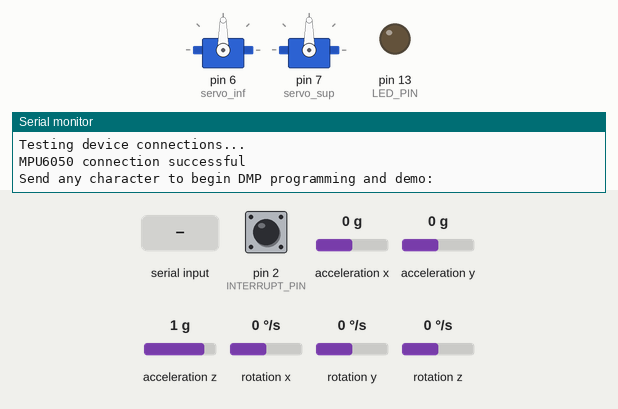
The sketch below on a simulated Arduino Uno, built with avr-gcc and run on an emulated ATmega328P. On the bench: 2 × servo, output pins drawn as LEDs (lit = HIGH), the last lines printed to the serial monitor. Dashed ring = blinking. The test bench sets the inputs (shaded band); at power-on: acceleration y 0 g, rotation z 0 °/s, acceleration z 1 g, pin 2 (INTERRUPT_PIN) LOW, acceleration x 0 g, rotation x 0 °/s, rotation y 0 °/s. The sensor or clock chip raises its interrupt line as the real part does.

Above: at 0.9 s.
1.0 s: "1" received over Serial
At 1.57 s:
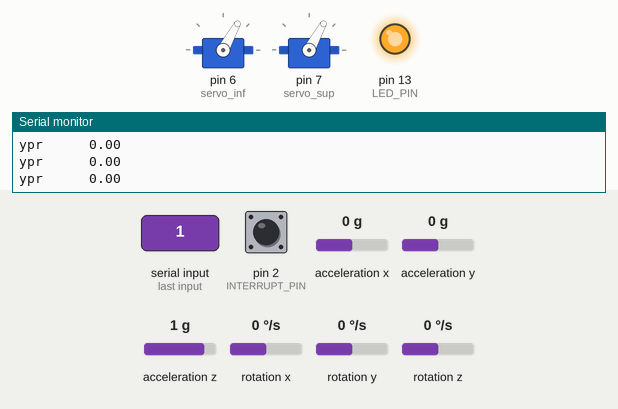
At 2.2 s:
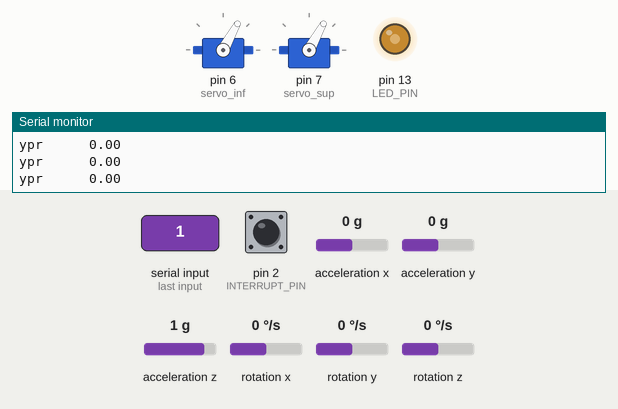
3.1 s: acceleration y set to -0.3 g
At 5.04 s:
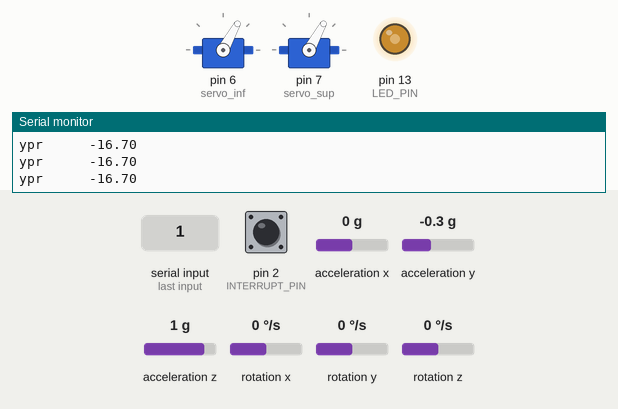
6.1 s: rotation z set to -192 °/s
At 7.22 s:
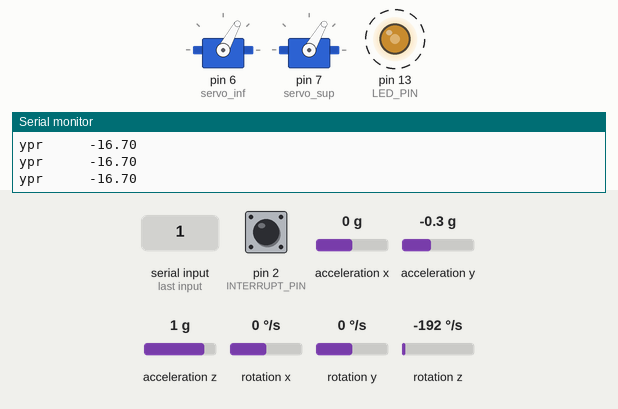
9.1 s: acceleration z set to -1.4 g
12.1 s: rotation z set to -100 °/s
15.1 s: pin 2 (INTERRUPT_PIN) pulled HIGH for 0.15 s
Timing chart, 0 to 19.1 s (numbered marks = the images above; inputs shaded):
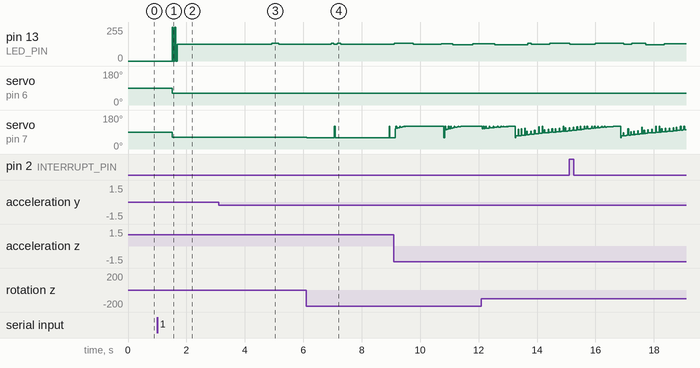

The sketch:

Controle_Arduino.ino
```cpp
#include <Servo.h>
#include <math.h>
#include "I2Cdev.h"
#include "MPU6050_6Axis_MotionApps20.h"
#include <PID_v1.h>

#if I2CDEV_IMPLEMENTATION == I2CDEV_ARDUINO_WIRE
#include "Wire.h"
#endif

Servo servo_inf;  // create servo object to control a servo - Pitch
Servo servo_sup;  // create servo object to control a servo - Yaw

double pitch_target_deg = 10; // Objetivo em graus
double pitch_target_rad = pitch_target_deg * M_PI / 180; // De graus para radianos
double yaw_target_deg = 10; // Objetivo em graus
double yaw_target_rad = pitch_target_deg * M_PI / 180; // De graus para radianos

// Variáveis físicas consideradas:
// double m = 5; // Massa do foguete em kg
// double L = 0.5; // Distância entre o Cg e a hélice em metros
// double F = 100; // Empuxo da hélice em Newtons
/// double In = 0.2; // Momento de inércia do foguete

// Variáveis de controle
double TVA_pitch; // Output do controlador
double pitch; // Input do controlador (pitch da IMU)
double TVA_yaw; // Output do controlador
double yaw; // Input do controlador (yaw da IMU)
double Kp = 0.15;
double Ki = 0;
double Kd = 0.35;
PID pitchPID(&pitch, &TVA_pitch, &pitch_target_deg, Kp, Ki, Kd, DIRECT); // Cria o controlador
PID yawPID(&yaw, &TVA_yaw, &yaw_target_deg, Kp, Ki, Kd, DIRECT); // Cria o controlador


MPU6050 mpu;
#define OUTPUT_READABLE_YAWPITCHROLL
#define INTERRUPT_PIN 2  // use pin 2 on Arduino Uno & most boards
#define LED_PIN 13 // (Arduino is 13, Teensy is 11, Teensy++ is 6)
bool blinkState = false;

// MPU control/status vars
bool dmpReady = false;  // set true if DMP init was successful
uint8_t mpuIntStatus;   // holds actual interrupt status byte from MPU
uint8_t devStatus;      // return status after each device operation (0 = success, !0 = error)
uint16_t packetSize;    // expected DMP packet size (default is 42 bytes)
uint16_t fifoCount;     // count of all bytes currently in FIFO
uint8_t fifoBuffer[64]; // FIFO storage buffer

// orientation/motion vars
Quaternion q;           // [w, x, y, z]         quaternion container
VectorInt16 aa;         // [x, y, z]            accel sensor measurements
VectorInt16 aaReal;     // [x, y, z]            gravity-free accel sensor measurements
VectorInt16 aaWorld;    // [x, y, z]            world-frame accel sensor measurements
VectorFloat gravity;    // [x, y, z]            gravity vector
float euler[3];         // [psi, theta, phi]    Euler angle container
float ypr[3];           // [yaw, pitch, roll]   yaw/pitch/roll container and gravity vector


// ================================================================
// ===               INTERRUPT DETECTION ROUTINE                ===
// ================================================================

volatile bool mpuInterrupt = false;     // indicates whether MPU interrupt pin has gone high
void dmpDataReady() {
  mpuInterrupt = true;
}


void setup() {
  servo_inf.attach(6);  // attaches the servo on pin 6 to the servo object - INF = PITCH
  servo_sup.attach(7);  // attaches the servo on pin 7 to the servo object - SUP = YAW
  // Read PITCH YAW

  pitchPID.SetMode(AUTOMATIC);
  pitchPID.SetOutputLimits(60, 120); // Default: 0 - 255
  pitchPID.SetSampleTime(20); // De 20ms em 20ms (50Hz)

  yawPID.SetMode(AUTOMATIC);
  yawPID.SetOutputLimits(60, 120); // Default: 0 - 255
  yawPID.SetSampleTime(20); // De 20ms em 20ms (50Hz)


  // join I2C bus (I2Cdev library doesn't do this automatically)
#if I2CDEV_IMPLEMENTATION == I2CDEV_ARDUINO_WIRE
  Wire.begin();
  Wire.setClock(400000); // 400kHz I2C clock. Comment this line if having compilation difficulties
#elif I2CDEV_IMPLEMENTATION == I2CDEV_BUILTIN_FASTWIRE
  Fastwire::setup(400, true);
#endif

  // initialize serial communication
  // (115200 chosen because it is required for Teapot Demo output, but it's
  // really up to you depending on your project)
  Serial.begin(115200);
  while (!Serial); // wait for Leonardo enumeration, others continue immediately

  // NOTE: 8MHz or slower host processors, like the Teensy @ 3.3V or Arduino
  // Pro Mini running at 3.3V, cannot handle this baud rate reliably due to
  // the baud timing being too misaligned with processor ticks. You must use
  // 38400 or slower in these cases, or use some kind of external separate
  // crystal solution for the UART timer.

  // initialize device
  Serial.println(F("Initializing I2C devices..."));
  mpu.initialize();
  pinMode(INTERRUPT_PIN, INPUT);

  // verify connection
  Serial.println(F("Testing device connections..."));
  Serial.println(mpu.testConnection() ? F("MPU6050 connection successful") : F("MPU6050 connection failed"));

  // wait for ready
  Serial.println(F("\nSend any character to begin DMP programming and demo: "));
  while (Serial.available() && Serial.read()); // empty buffer
  while (!Serial.available());                 // wait for data
  while (Serial.available() && Serial.read()); // empty buffer again

  // load and configure the DMP
  Serial.println(F("Initializing DMP..."));
  devStatus = mpu.dmpInitialize();

  // supply your own gyro offsets here, scaled for min sensitivity
  mpu.setXGyroOffset(220);
  mpu.setYGyroOffset(76);
  mpu.setZGyroOffset(-85);
  mpu.setZAccelOffset(1788); // 1688 factory default for my test chip

  // make sure it worked (returns 0 if so)
  if (devStatus == 0) {
    // Calibration Time: generate offsets and calibrate our MPU6050
    mpu.CalibrateAccel(6);
    mpu.CalibrateGyro(6);
    mpu.PrintActiveOffsets();
    // turn on the DMP, now that it's ready
    Serial.println(F("Enabling DMP..."));
    mpu.setDMPEnabled(true);

    // enable Arduino interrupt detection
    Serial.print(F("Enabling interrupt detection (Arduino external interrupt "));
    Serial.print(digitalPinToInterrupt(INTERRUPT_PIN));
    Serial.println(F(")..."));
    attachInterrupt(digitalPinToInterrupt(INTERRUPT_PIN), dmpDataReady, RISING);
    mpuIntStatus = mpu.getIntStatus();

    // set our DMP Ready flag so the main loop() function knows it's okay to use it
    Serial.println(F("DMP ready! Waiting for first interrupt..."));
    dmpReady = true;

    // get expected DMP packet size for later comparison
    packetSize = mpu.dmpGetFIFOPacketSize();
  } else {
    // ERROR!
    // 1 = initial memory load failed
    // 2 = DMP configuration updates failed
    // (if it's going to break, usually the code will be 1)
    Serial.print(F("DMP Initialization failed (code "));
    Serial.print(devStatus);
    Serial.println(F(")"));
  }

  // configure LED for output
  pinMode(LED_PIN, OUTPUT);
}


void loop() {
  // Atualiza pitch yaw

  // if programming failed, don't try to do anything
  if (!dmpReady) return;

  // wait for MPU interrupt or extra packet(s) available
  while (!mpuInterrupt && fifoCount < packetSize) {
    if (mpuInterrupt && fifoCount < packetSize) {
      // try to get out of the infinite loop
      fifoCount = mpu.getFIFOCount();
    }
    // other program behavior stuff here
    // .
    // .
    // .
    // if you are really paranoid you can frequently test in between other
    // stuff to see if mpuInterrupt is true, and if so, "break;" from the
    // while() loop to immediately process the MPU data
    // .
    // .
    // .
  }

  // reset interrupt flag and get INT_STATUS byte
  mpuInterrupt = false;
  mpuIntStatus = mpu.getIntStatus();

  // get current FIFO count
  fifoCount = mpu.getFIFOCount();
  if (fifoCount < packetSize) {
    //Lets go back and wait for another interrupt. We shouldn't be here, we got an interrupt from another event
    // This is blocking so don't do it   while (fifoCount < packetSize) fifoCount = mpu.getFIFOCount();
  }
  // check for overflow (this should never happen unless our code is too inefficient)
  else if ((mpuIntStatus & _BV(MPU6050_INTERRUPT_FIFO_OFLOW_BIT)) || fifoCount >= 1024) {
    // reset so we can continue cleanly
    mpu.resetFIFO();
    //  fifoCount = mpu.getFIFOCount();  // will be zero after reset no need to ask
    Serial.println(F("FIFO overflow!"));

    // otherwise, check for DMP data ready interrupt (this should happen frequently)
  } else if (mpuIntStatus & _BV(MPU6050_INTERRUPT_DMP_INT_BIT)) {

    // read a packet from FIFO
    while (fifoCount >= packetSize) { // Lets catch up to NOW, someone is using the dreaded delay()!
      mpu.getFIFOBytes(fifoBuffer, packetSize);
      // track FIFO count here in case there is > 1 packet available
      // (this lets us immediately read more without waiting for an interrupt)
      fifoCount -= packetSize;
    }

#ifdef OUTPUT_READABLE_YAWPITCHROLL
    // display Euler angles in degrees
    mpu.dmpGetQuaternion(&q, fifoBuffer);
    mpu.dmpGetGravity(&gravity, &q);
    mpu.dmpGetYawPitchRoll(ypr, &q, &gravity);
    yaw = ypr[0] * 180 / M_PI;
    pitch = ypr[1] * 180 / M_PI;
    Serial.print("ypr\t");
    //   Serial.print(yaw);
    // Serial.print(ypr[0] * 180 / M_PI);
    Serial.print("\t");
    //    Serial.print(pitch);
    // Serial.print(ypr[1] * 180 / M_PI);
    Serial.print("\t");
    Serial.println(ypr[2] * 180 / M_PI);
#endif
    // blink LED to indicate activity
    blinkState = !blinkState;
    digitalWrite(LED_PIN, blinkState);

  }

  // Só entra no if se atualizar os dois valores
  if (pitchPID.Compute()  &&  yawPID.Compute()) { // Atualiza o valor de TVA_pitch e TVA_yaw
    servo_inf.write(TVA_pitch);
    servo_sup.write(TVA_yaw);
  }

}
```

Measured:
- after the input at 1.0 s, servo on pin 6 (servo_inf), servo on pin 7 (servo_sup): 90° → 61° after 0.52 s
- after the input at 3.1 s, pin 13 (LED_PIN): 126/255 → 132/255 after 1.8 s, → 126/255 0.24 s later
- after the input at 6.1 s, servo on pin 7 (servo_sup): 61° → 60° at once
